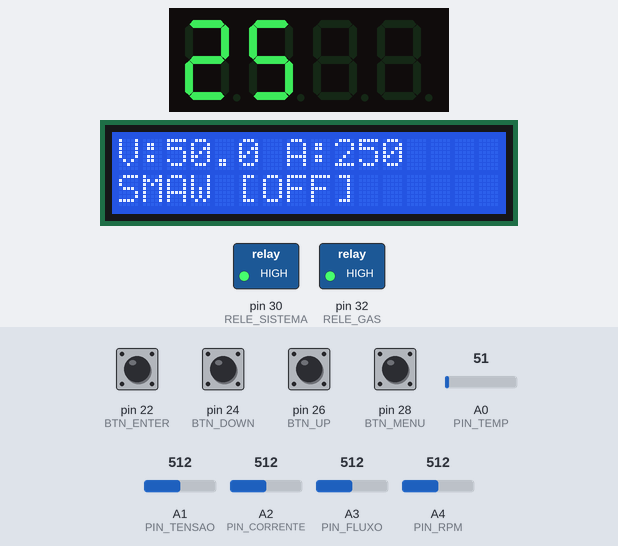
This sketch was run on a simulated Arduino Mega 2560, built with avr-gcc and run on an emulated ATmega2560. Parts: 4-digit seven-segment display, 16×2 character LCD, switched loads named in the sketch (green lamp = pin HIGH). Wiring (inferred from the names in the program): 4-digit 7-segment display, segments lit when HIGH: segments pin 2, pin 3, pin 4, pin 5, pin 6, pin 7, pin 9; digit selects pin 10, pin 11, pin 12, pin 13. The test bench sets the inputs (shaded band); at power-on: pin 22 (BTN_ENTER), pin 24 (BTN_DOWN), pin 26 (BTN_UP), pin 28 (BTN_MENU) HIGH, A1 (PIN_TENSAO) = 512, A2 (PIN_CORRENTE) = 512, A0 (PIN_TEMP) = 51, A3 (PIN_FLUXO) = 512, A4 (PIN_RPM) = 512. The segment pins are drawn as the display they are named for; pins used as bus, display or sensor lines are not drawn; what the sketch prints to the serial monitor is not drawn.

Above: at 4.3 s.
4.4 s: A1 (PIN_TENSAO) set to 912
At 6.5 s:
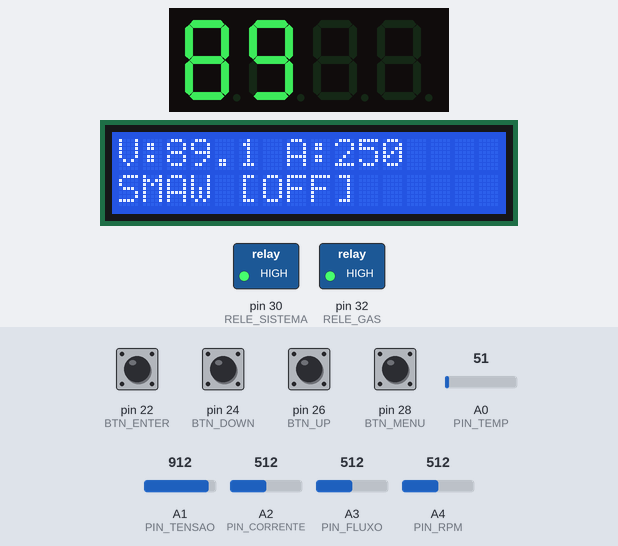
7.2 s: A1 (PIN_TENSAO) set to 934
At 8.7 s:
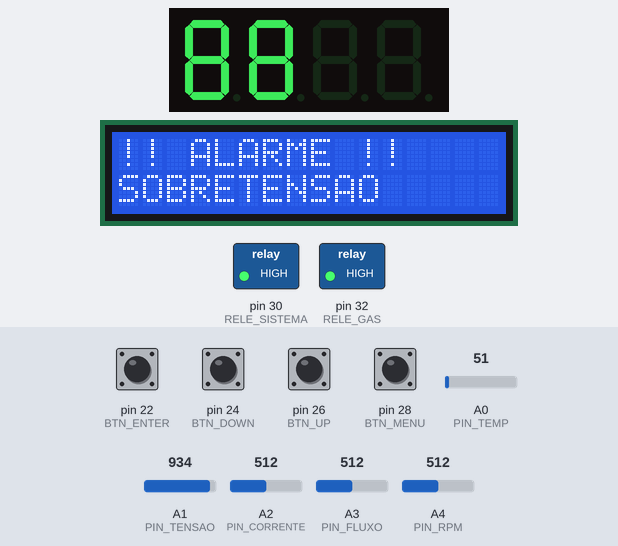
9.0 s: A1 (PIN_TENSAO) set to 716
At 10.3 s:
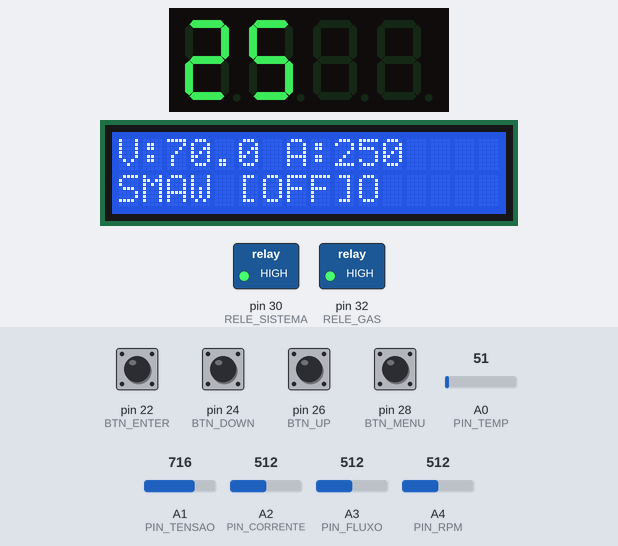
12.0 s: A2 (PIN_CORRENTE) set to 910
At 14.4 s:
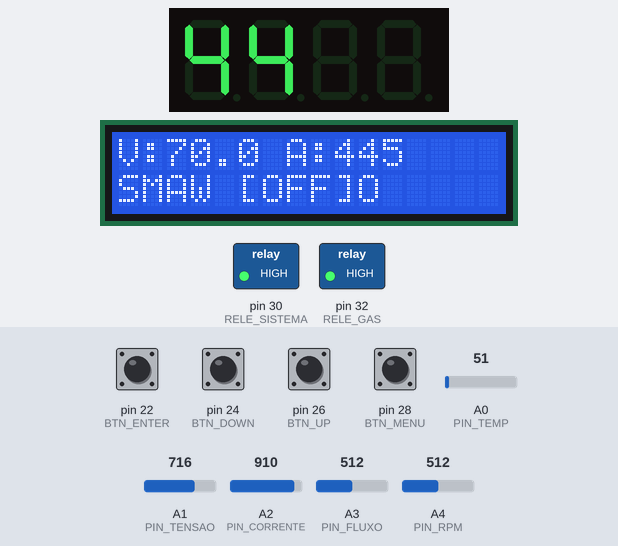
14.7 s: A2 (PIN_CORRENTE) set to 939
At 16.0 s:
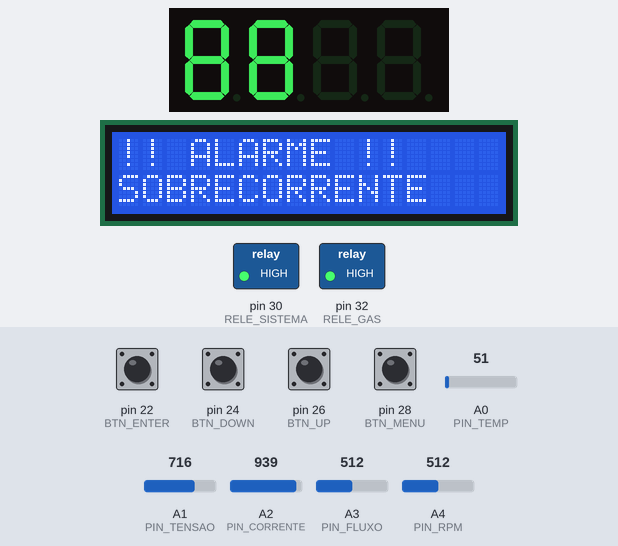
16.3 s: A2 (PIN_CORRENTE) set to 716
At 17.5 s:
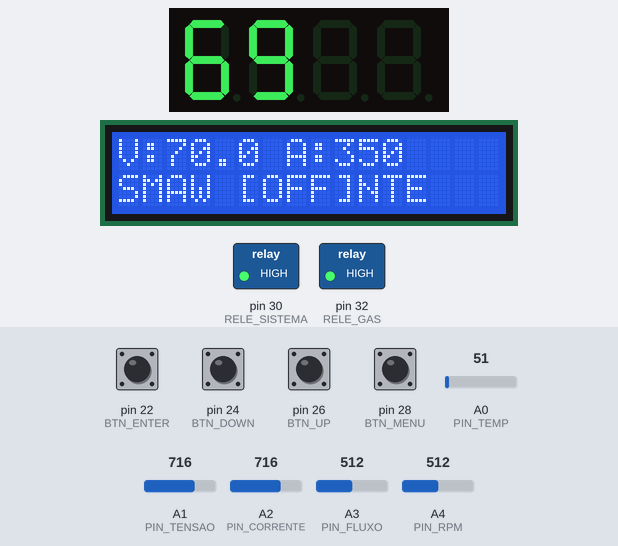
Timing chart, 0 to 19.3 s (numbered marks = the images above; inputs shaded):
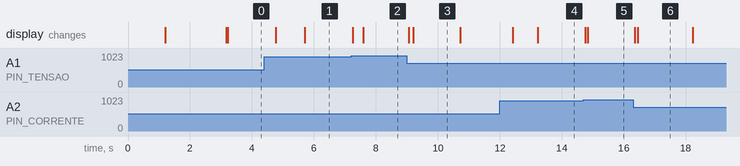

Measured:
- the behaviour switches between 920 and 921 on A1 (PIN_TENSAO) (found by bisection; images 1 and 2)
- the behaviour switches between 920 and 921 on A2 (PIN_CORRENTE) (found by bisection; images 4 and 5)
- after the input at 4.4 s, the display: first changes after 0.37 s (image 1 shows a later state)
- after the input at 7.2 s, the display: first changes after 0.05 s (image 2 shows a later state)
- after the input at 9.0 s, the display: first changes after 0.06 s (image 3 shows a later state)
- after the input at 12.0 s, the display: first changes after 0.42 s (image 4 shows a later state)
- after the input at 14.7 s, the display: first changes after 0.06 s (image 5 shows a later state)
- after the input at 16.3 s, the display: first changes after 0.06 s (image 6 shows a later state)

The sketch:

arduino-codigo-completo.ino
```cpp
#include <Wire.h>
#include <LiquidCrystal_I2C.h>
#include <EEPROM.h>

/*
 * =============================================================
 * SISTEMA DE SOLDA PROFISSIONAL - FINAL CORRIGIDO
 * Hardware: Arduino MEGA 2560
 * LCD: 0x27 (16x2)
 * 7 Seg: Cátodo Comum (2 dígitos ativos via varredura)
 * Relés: 2 Canais (Sistema e Gás)
 * =============================================================
 */

// ========== CONFIGURAÇÕES LCD ==========
LiquidCrystal_I2C lcd(0x27, 16, 2);

// ========== PINOS DO DISPLAY 7 SEGMENTOS (Cátodo Comum) ==========
int segA = 2; int segB = 3; int segC = 4; int segD = 5;
int segE = 6; int segF = 7; int segG = 9;
int d1 = 10; // Dígito Esquerda
int d2 = 11; // Dígito Direita
int d3 = 12; // Desativado
int d4 = 13; // Desativado

const byte numMap[10] = {
  0b1111110, 0b0110000, 0b1101101, 0b1111001, 0b0110011,
  0b1011011, 0b1011111, 0b1110000, 0b1111111, 0b1111011
};

int valoresSeteSeg[2] = {0, 0};
unsigned long tempoTrocaVariavel7Seg = 0;
bool mostrarTensaoNo7Seg = true;

// ========== PINOS SENSORES ==========
const int PIN_TEMP = A0;
const int PIN_TENSAO = A1;
const int PIN_CORRENTE = A2;
const int PIN_FLUXO = A3;
const int PIN_RPM = A4;

// ========== PINOS BOTÕES ==========
const int BTN_MENU = 28;
const int BTN_UP = 26;
const int BTN_DOWN = 24;
const int BTN_ENTER = 22;

// ========== PINO LED ==========
const int LED_STATUS = 22;

// ========== PINOS RELÉS (Adaptado para Módulo de 2 Canais) ==========
const int RELE_SISTEMA = 30; // Relé 1 do Módulo (Liga a Máquina)
const int RELE_GAS = 32;     // Relé 2 do Módulo (Libera o Gás)

// Estes aqui não existem fisicamente, mas mantivemos a variável
// para a lógica de alarmes não quebrar. Definimos como -1.
const int RELE_MODO = -1;
const int RELE_VENTILACAO = -1;
const int RELE_SEGURANCA = -1;

// ========== LIMITES E CALIBRAÇÃO ==========
const float LIMITE_TENSAO_MAX = 90.0;
const float LIMITE_CORRENTE_MAX = 450.0;
const float LIMITE_TEMP_MAX = 80.0;
const float LIMITE_FLUXO_MIN = 5.0;

int calibIZERO = 0;
int calibISPAN = 500;
int calibVSPAN = 100;

// EEPROM Addresses
const int EEPROM_MAGIC = 0;
const int EEPROM_IZERO = 1;
const int EEPROM_ISPAN = 3;
const int EEPROM_VSPAN = 5;
const byte EEPROM_VALID = 0xAA;

// ========== VARIÁVEIS DE ESTADO ==========
float temperatura, tensao, corrente, fluxo, tensaoPico = 0, correntePico = 0;
int rpm = 0;
bool relesSistemaLigado = false;
bool relesModoSMAW = true;
bool emergenciaAtiva = false;
bool emMenuCalibracao = false;
int itemMenuCalib = 0;
int valorEditando = -1;
int telaAtual = 0;
const int totalTelas = 4;

unsigned long ultimaAtualizacaoLCD = 0;
unsigned long tempoBotaoEnter = 0;
bool enterLongoDetectado = false;
unsigned long ultimoEnvioDados = 0; // NOVO: para enviar dados serialmente

struct Alarme { bool ativo; bool reconhecido; String nome; };
Alarme alarmeV = {false, false, "SOBRETENSAO"};
Alarme alarmeI = {false, false, "SOBRECORRENTE"};
Alarme alarmeT = {false, false, "TEMP ALTA"};
bool alarmeGlobalAtivo = false;

// ============================================================
//  FUNÇÕES DE APOIO E EEPROM
// ============================================================

void carregarCalibracao() {
  if (EEPROM.read(EEPROM_MAGIC) == EEPROM_VALID) {
    EEPROM.get(EEPROM_IZERO, calibIZERO);
    EEPROM.get(EEPROM_ISPAN, calibISPAN);
    EEPROM.get(EEPROM_VSPAN, calibVSPAN);
  }
}

void salvarCalibracao() {
  EEPROM.write(EEPROM_MAGIC, EEPROM_VALID);
  EEPROM.put(EEPROM_IZERO, calibIZERO);
  EEPROM.put(EEPROM_ISPAN, calibISPAN);
  EEPROM.put(EEPROM_VSPAN, calibVSPAN);
  lcd.clear();
  lcd.print("Salvo na EEPROM");
  // Pequena gambiarra para esperar sem travar o display 7 seg
  unsigned long t = millis();
  while(millis() - t < 1500) {
      // Precisamos declarar atualizarDisplay7Seg antes ou usar protótipo,
      // mas como está tudo no mesmo arquivo, o compilador arduino costuma resolver.
      // Vou mover as funcoes de display para cima para garantir.
  }
}

// ============================================================
//  CONTROLE DO DISPLAY 7 SEGMENTOS (MULTIPLEXAÇÃO)
// ============================================================

void acenderSegmentos(int num) {
  byte segs = (num >= 0) ? numMap[num] : 0;
  digitalWrite(segA, bitRead(segs, 6)); digitalWrite(segB, bitRead(segs, 5));
  digitalWrite(segC, bitRead(segs, 4)); digitalWrite(segD, bitRead(segs, 3));
  digitalWrite(segE, bitRead(segs, 2)); digitalWrite(segF, bitRead(segs, 1));
  digitalWrite(segG, bitRead(segs, 0));
}

void atualizarDisplay7Seg() {
  digitalWrite(d3, HIGH); digitalWrite(d4, HIGH); // Sempre desligados

  // Dígito 1
  digitalWrite(d2, HIGH);
  acenderSegmentos(valoresSeteSeg[0]);
  digitalWrite(d1, LOW);
  delayMicroseconds(2500);
  digitalWrite(d1, HIGH); // Desliga para não vazar

  // Dígito 2
  acenderSegmentos(valoresSeteSeg[1]);
  digitalWrite(d2, LOW);
  delayMicroseconds(2500);
  digitalWrite(d2, HIGH);
}

// FUNÇÃO QUE FALTAVA NO SEU CÓDIGO
void esperaComDisplay(unsigned long ms) {
  unsigned long inicio = millis();
  while(millis() - inicio < ms) {
    atualizarDisplay7Seg();
  }
}

void prepararDados7Seg() {
  if(millis() - tempoTrocaVariavel7Seg > 2500) {
    mostrarTensaoNo7Seg = !mostrarTensaoNo7Seg;
    tempoTrocaVariavel7Seg = millis();
  }

  int valor = alarmeGlobalAtivo ? 88 : (int)(mostrarTensaoNo7Seg ? tensao : corrente);

  if (valor > 99) {
    valoresSeteSeg[0] = (valor / 100) % 10;
    valoresSeteSeg[1] = (valor / 10) % 10;
  } else {
    valoresSeteSeg[0] = (valor < 10) ? -1 : (valor / 10) % 10;
    valoresSeteSeg[1] = valor % 10;
  }
}

// ============================================================
//  LÓGICA DO SISTEMA E SENSORES
// ============================================================

void lerSensores() {
  temperatura = (analogRead(PIN_TEMP) * 500.0) / 1023.0;

  float vRaw = (analogRead(PIN_TENSAO) * 100.0) / 1023.0;
  tensao = vRaw * (calibVSPAN / 100.0);

  float iRaw = (analogRead(PIN_CORRENTE) * 500.0) / 1023.0;
  corrente = (iRaw * (calibISPAN / 500.0)) + calibIZERO;

  fluxo = (analogRead(PIN_FLUXO) * 20.0) / 1023.0;
  rpm = map(analogRead(PIN_RPM), 0, 1023, 0, 3000);

  if (tensao > tensaoPico) tensaoPico = tensao;
  if (corrente > correntePico) correntePico = corrente;
}

void gerenciarSeguranca() {
  // CORREÇÃO AQUI: Usando os nomes corretos (alarmeV, alarmeI, alarmeT)
  alarmeV.ativo = (tensao > LIMITE_TENSAO_MAX);
  alarmeI.ativo = (corrente > LIMITE_CORRENTE_MAX);
  alarmeT.ativo = (temperatura > LIMITE_TEMP_MAX);
  alarmeGlobalAtivo = (alarmeV.ativo || alarmeI.ativo || alarmeT.ativo);

  if(alarmeGlobalAtivo) {
     // AÇÃO DE SEGURANÇA: Desliga os relés principais
     // Se seu módulo ativa com LOW, aqui usamos HIGH para desligar (e vice-versa)
     digitalWrite(RELE_SISTEMA, HIGH);
     digitalWrite(RELE_GAS, HIGH);
     relesSistemaLigado = false;
  }
}

// ============================================================
//  MENUS E BOTÕES
// ============================================================

void tratarBotoes() {
  static bool lastUp = HIGH, lastDown = HIGH, lastMenu = HIGH, lastEnter = HIGH;
  bool stUp = digitalRead(BTN_UP);
  bool stDown = digitalRead(BTN_DOWN);
  bool stMenu = digitalRead(BTN_MENU);
  bool stEnter = digitalRead(BTN_ENTER);

  // MENU - Troca de Telas
  if(stMenu == LOW && lastMenu == HIGH && !emMenuCalibracao) {
    telaAtual = (telaAtual + 1) % (totalTelas + 1);
  }

  // UP - Ligar Sistema / Navegar
  if(stUp == LOW && lastUp == HIGH) {
    if(emMenuCalibracao) {
        if(valorEditando == 0) calibIZERO++;
        else if(valorEditando == 1) calibISPAN += 5;
        else if(valorEditando == 2) calibVSPAN++;
        else itemMenuCalib = (itemMenuCalib <= 0) ? 4 : itemMenuCalib - 1;
    } else if(!alarmeGlobalAtivo) {
        relesSistemaLigado = !relesSistemaLigado;
        digitalWrite(RELE_SISTEMA, relesSistemaLigado); // Lógica do módulo relé (se for active LOW, inverter aqui)
    }
  }

  // DOWN - Modo Solda / Navegar
  if(stDown == LOW && lastDown == HIGH) {
    if(emMenuCalibracao) {
        if(valorEditando == 0) calibIZERO--;
        else if(valorEditando == 1) calibISPAN -= 5;
        else if(valorEditando == 2) calibVSPAN--;
        else itemMenuCalib = (itemMenuCalib >= 4) ? 0 : itemMenuCalib + 1;
    } else {
        relesModoSMAW = !relesModoSMAW;
        // Não existe relé físico de modo, mas a variável muda para exibição
    }
  }

  // ENTER - Curto (Reset Picos) / Longo (Menu)
  if(stEnter == LOW) {
    if(tempoBotaoEnter == 0) tempoBotaoEnter = millis();
    if(millis() - tempoBotaoEnter > 3000 && !enterLongoDetectado) {
      enterLongoDetectado = true;
      emMenuCalibracao = !emMenuCalibracao;
      itemMenuCalib = 0; valorEditando = -1;
      lcd.clear();
    }
  } else {
    if(tempoBotaoEnter > 0 && !enterLongoDetectado) {
      if(emMenuCalibracao) {
        if(itemMenuCalib <= 2) valorEditando = (valorEditando == -1) ? itemMenuCalib : -1;
        else if(itemMenuCalib == 3) salvarCalibracao();
        else if(itemMenuCalib == 4) emMenuCalibracao = false;
      } else {
        tensaoPico = tensao; correntePico = corrente;
      }
    }
    tempoBotaoEnter = 0;
    enterLongoDetectado = false;
  }

  lastUp = stUp; lastDown = stDown; lastMenu = stMenu; lastEnter = stEnter;
}

void atualizarInterfaceLCD() {
  if(millis() - ultimaAtualizacaoLCD < 400) return;
  ultimaAtualizacaoLCD = millis();

  lcd.setCursor(0,0);
  if(emMenuCalibracao) {
    lcd.print("CALIB: ");
    if(valorEditando != -1) lcd.print(">EDITANDO<");
    else lcd.print("Item "); lcd.print(itemMenuCalib + 1);
    lcd.setCursor(0,1);
    switch(itemMenuCalib) {
      case 0: lcd.print("IZero: "); lcd.print(calibIZERO); break;
      case 1: lcd.print("ISpan: "); lcd.print(calibISPAN); break;
      case 2: lcd.print("VSpan: "); lcd.print(calibVSPAN); break;
      case 3: lcd.print("Salvar EEPROM    "); break;
      case 4: lcd.print("Sair             "); break;
    }
    return;
  }

  if(alarmeGlobalAtivo) {
    lcd.print("!! ALARME !!    ");
    lcd.setCursor(0,1);
    if(alarmeV.ativo) lcd.print(alarmeV.nome);
    else if(alarmeI.ativo) lcd.print(alarmeI.nome);
    else lcd.print(alarmeT.nome);
    return;
  }

  // Telas Normais
  switch(telaAtual) {
    case 0:
      lcd.print("V:"); lcd.print(tensao,1); lcd.print(" A:"); lcd.print(corrente,0);
      lcd.setCursor(0,1);
      lcd.print(relesModoSMAW ? "SMAW" : "MIG ");
      lcd.print(relesSistemaLigado ? " [ON] " : " [OFF]");
      break;
    case 1:
      lcd.print("Vpk:"); lcd.print(tensaoPico,1);
      lcd.setCursor(0,1);
      lcd.print("Ipk:"); lcd.print(correntePico,0); lcd.print("A");
      break;
    case 2:
      lcd.print("Temp: "); lcd.print(temperatura,1); lcd.print("C");
      lcd.setCursor(0,1);
      lcd.print("Fluxo: "); lcd.print(fluxo,1);
      break;
    case 3:
      lcd.print("Motor Arame:");
      lcd.setCursor(0,1);
      lcd.print(rpm); lcd.print(" RPM");
      break;
  }
}

// ============================================================
//  SETUP E LOOP PRINCIPAL
// ============================================================

void setup() {
  Serial.begin(115200);

  // Configura Display 7 Seg
  pinMode(segA, OUTPUT); pinMode(segB, OUTPUT); pinMode(segC, OUTPUT);
  pinMode(segD, OUTPUT); pinMode(segE, OUTPUT); pinMode(segF, OUTPUT);
  pinMode(segG, OUTPUT);
  pinMode(d1, OUTPUT); pinMode(d2, OUTPUT);
  pinMode(d3, OUTPUT); pinMode(d4, OUTPUT);

// Configura LCD (Tentativa forçada)
  lcd.init();      // Tenta init() primeiro
  lcd.begin(16,2); // Tenta begin() depois por garantia
  lcd.backlight();
  lcd.clear();     // Limpa lixo de memória

  lcd.setCursor(0,0);
  lcd.print("TESTE TELA");
  delay(1000); // Pausa rápida só pra ver se escreveu

  // Configura Botões
  pinMode(BTN_MENU, INPUT_PULLUP);
  pinMode(BTN_UP, INPUT_PULLUP);
  pinMode(BTN_DOWN, INPUT_PULLUP);
  pinMode(BTN_ENTER, INPUT_PULLUP);

  // --- CONFIGURAÇÃO DOS RELÉS (SÓ OS 2 REAIS) ---
  pinMode(RELE_SISTEMA, OUTPUT);
  pinMode(RELE_GAS, OUTPUT);

  // Estado Inicial: Tudo Desligado
  // OBS: A maioria dos módulos relé ativa com LOW (GND).
  // Se o seu ligar sozinho ao iniciar, mude LOW para HIGH aqui.
  digitalWrite(RELE_SISTEMA, HIGH); // HIGH geralmente desliga módulo relé
  digitalWrite(RELE_GAS, HIGH);

  esperaComDisplay(2000);
  lcd.clear();
}

void loop() {
  // PRIORIDADE 1: Sempre atualizar o display 7 segmentos (crítico para não piscar)
  atualizarDisplay7Seg();

  // PRIORIDADE 3: Resto da lógica
  lerSensores();
  gerenciarSeguranca();
  prepararDados7Seg();
  tratarBotoes();
  atualizarInterfaceLCD();

  // PRIORIDADE 2: Envia JSON a cada 500ms para o webserver ler
  if(millis() - ultimoEnvioDados > 500) {
    // Formato JSON estruturado em UMA ÚNICA LINHA
    Serial.print("{\"tensao\":");Serial.print(tensao);
    Serial.print(",\"corrente\":");Serial.print(corrente);
    Serial.print(",\"temperatura\":");Serial.print(temperatura);
    Serial.print(",\"fluxo\":");Serial.print(fluxo);
    Serial.print(",\"rpm\":");Serial.print(rpm);
    Serial.print(",\"modo\":");Serial.print(relesModoSMAW ? 1 : 0);
    Serial.print(",\"sistema\":");Serial.print(relesSistemaLigado ? 1 : 0);
    Serial.print(",\"alarme\":");Serial.print(alarmeGlobalAtivo ? 1 : 0);
    Serial.println("}"); // FECHA O JSON NA MESMA PRINTLN
    ultimoEnvioDados = millis();
  }
}
```
